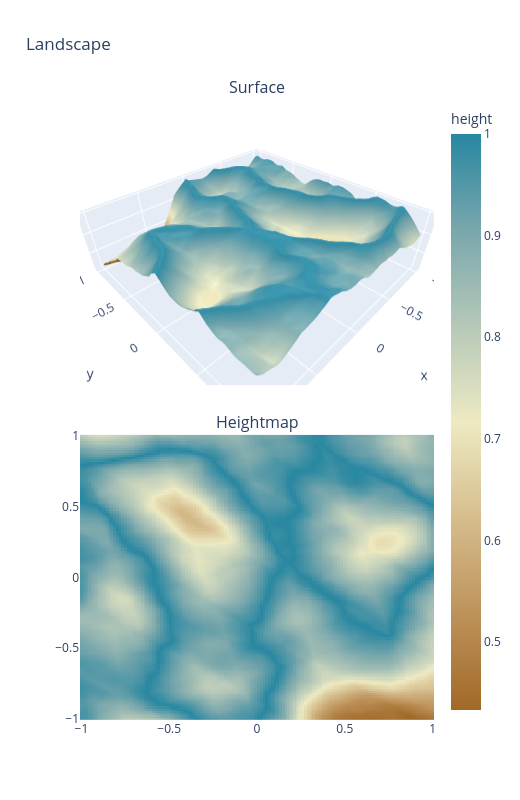

Notebook code cell kept with this figure:
### Code cell
import plotly.graph_objects as go
from plotly.subplots import make_subplots


def evaluate_on_grid(
    model, offset=(0, 0), x_range=(-1, 1), y_range=(-1, 1), resolution=128
):
    x = offset[0] + np.linspace(x_range[0], x_range[1], resolution)
    y = offset[1] + np.linspace(y_range[0], y_range[1], resolution)
    xx, yy = np.meshgrid(x, y)
    grid = np.stack([xx.flatten(), yy.flatten()], axis=-1)

    with torch.no_grad():
        inputs = torch.from_numpy(grid).float()
        raw = model(inputs).detach().cpu().numpy()
        if raw.ndim == 2 and raw.shape[1] == 1:
            raw = raw[:, 0]
        elif raw.ndim != 1:
            raise ValueError(
                f"Model must return one value per grid point, got shape {raw.shape}"
            )
        outputs = raw.reshape(resolution, resolution)

    return x, y, xx, yy, outputs


def plot_landscape(x, y, xx, yy, outputs):
    fig = make_subplots(
        rows=2,
        cols=1,
        specs=[[{"type": "surface"}], [{"type": "heatmap"}]],
        subplot_titles=("Surface", "Heightmap"),
        vertical_spacing=0.08,
    )

    fig.add_trace(
        go.Surface(z=outputs, x=xx, y=yy, colorscale="Earth", showscale=False),
        row=1,
        col=1,
    )
    fig.add_trace(
        go.Heatmap(
            z=outputs, x=x, y=y, colorscale="Earth", colorbar=dict(title="height")
        ),
        row=2,
        col=1,
    )

    fig.update_xaxes(title_text="x", row=1, col=1)
    fig.update_yaxes(title_text="y", row=1, col=1)
    fig.update_scenes(xaxis_title="x", yaxis_title="y", zaxis_title="height")
    fig.update_layout(height=800, width=520, title="Landscape")
    fig.show()


def evaluate_and_plot_landscape(
    model, offset=(0, 0), x_range=(-1, 1), y_range=(-1, 1), resolution=128
):
    x, y, xx, yy, outputs = evaluate_on_grid(
        model, offset, x_range, y_range, resolution
    )
    plot_landscape(x, y, xx, yy, outputs)


evaluate_and_plot_landscape(mountain_noise)

### Figure 1 — Plotly figure (JSON) as saved in the notebook; plotly's stock layout.template omitted (floating-point values rounded to 4 significant figures; data arrays with more than 128 entries replaced by an {"elided": "..."} marker saying what was removed)
{"data": [{"colorscale": [[0, "rgb(161, 105, 40)"], [0.1667, "rgb(189, 146, 90)"], [0.3333, "rgb(214, 189, 141)"], [0.5, "rgb(237, 234, 194)"], [0.6667, "rgb(181, 200, 184)"], [0.8333, "rgb(121, 167, 172)"], [1, "rgb(40, 135, 161)"]], "scene": "scene", "showscale": false, "type": "surface", "x": {"elided": "128x128 float values"}, "y": {"elided": "128x128 float values"}, "z": {"elided": "128x128 float values"}}, {"colorbar": {"title": {"text": "height"}}, "colorscale": [[0, "rgb(161, 105, 40)"], [0.1667, "rgb(189, 146, 90)"], [0.3333, "rgb(214, 189, 141)"], [0.5, "rgb(237, 234, 194)"], [0.6667, "rgb(181, 200, 184)"], [0.8333, "rgb(121, 167, 172)"], [1, "rgb(40, 135, 161)"]], "type": "heatmap", "x": [-1.0, -0.9843, -0.9685, -0.9528, -0.937, -0.9213, -0.9055, -0.8898, -0.874, -0.8583, -0.8425, -0.8268, -0.811, -0.7953, -0.7795, -0.7638, -0.748, -0.7323, -0.7165, -0.7008, -0.685, -0.6693, -0.6535, -0.6378, -0.622, -0.6063, -0.5906, -0.5748, -0.5591, -0.5433, -0.5276, -0.5118, -0.4961, -0.4803, -0.4646, -0.4488, -0.4331, -0.4173, -0.4016, -0.3858, -0.3701, -0.3543, -0.3386, -0.3228, -0.3071, -0.2913, -0.2756, -0.2598, -0.2441, -0.2283, -0.2126, -0.1969, -0.1811, -0.1654, -0.1496, -0.1339, -0.1181, -0.1024, -0.08661, -0.07087, -0.05512, -0.03937, -0.02362, -0.007874, 0.007874, 0.02362, 0.03937, 0.05512, 0.07087, 0.08661, 0.1024, 0.1181, 0.1339, 0.1496, 0.1654, 0.1811, 0.1969, 0.2126, 0.2283, 0.2441, 0.2598, 0.2756, 0.2913, 0.3071, 0.3228, 0.3386, 0.3543, 0.3701, 0.3858, 0.4016, 0.4173, 0.4331, 0.4488, 0.4646, 0.4803, 0.4961, 0.5118, 0.5276, 0.5433, 0.5591, 0.5748, 0.5906, 0.6063, 0.622, 0.6378, 0.6535, 0.6693, 0.685, 0.7008, 0.7165, 0.7323, 0.748, 0.7638, 0.7795, 0.7953, 0.811, 0.8268, 0.8425, 0.8583, 0.874, 0.8898, 0.9055, 0.9213, 0.937, 0.9528, 0.9685, 0.9843, 1.0], "xaxis": "x", "y": [-1.0, -0.9843, -0.9685, -0.9528, -0.937, -0.9213, -0.9055, -0.8898, -0.874, -0.8583, -0.8425, -0.8268, -0.811, -0.7953, -0.7795, -0.7638, -0.748, -0.7323, -0.7165, -0.7008, -0.685, -0.6693, -0.6535, -0.6378, -0.622, -0.6063, -0.5906, -0.5748, -0.5591, -0.5433, -0.5276, -0.5118, -0.4961, -0.4803, -0.4646, -0.4488, -0.4331, -0.4173, -0.4016, -0.3858, -0.3701, -0.3543, -0.3386, -0.3228, -0.3071, -0.2913, -0.2756, -0.2598, -0.2441, -0.2283, -0.2126, -0.1969, -0.1811, -0.1654, -0.1496, -0.1339, -0.1181, -0.1024, -0.08661, -0.07087, -0.05512, -0.03937, -0.02362, -0.007874, 0.007874, 0.02362, 0.03937, 0.05512, 0.07087, 0.08661, 0.1024, 0.1181, 0.1339, 0.1496, 0.1654, 0.1811, 0.1969, 0.2126, 0.2283, 0.2441, 0.2598, 0.2756, 0.2913, 0.3071, 0.3228, 0.3386, 0.3543, 0.3701, 0.3858, 0.4016, 0.4173, 0.4331, 0.4488, 0.4646, 0.4803, 0.4961, 0.5118, 0.5276, 0.5433, 0.5591, 0.5748, 0.5906, 0.6063, 0.622, 0.6378, 0.6535, 0.6693, 0.685, 0.7008, 0.7165, 0.7323, 0.748, 0.7638, 0.7795, 0.7953, 0.811, 0.8268, 0.8425, 0.8583, 0.874, 0.8898, 0.9055, 0.9213, 0.937, 0.9528, 0.9685, 0.9843, 1.0], "yaxis": "y", "z": {"elided": "128x128 float values"}}], "layout": {"annotations": [{"font": {"size": 16}, "showarrow": false, "text": "Surface", "x": 0.5, "xanchor": "center", "xref": "paper", "y": 1, "yanchor": "bottom", "yref": "paper"}, {"font": {"size": 16}, "showarrow": false, "text": "Heightmap", "x": 0.5, "xanchor": "center", "xref": "paper", "y": 0.46, "yanchor": "bottom", "yref": "paper"}], "height": 800, "scene": {"domain": {"x": [0, 1], "y": [0.54, 1]}, "xaxis": {"title": {"text": "x"}}, "yaxis": {"title": {"text": "y"}}, "zaxis": {"title": {"text": "height"}}}, "title": {"text": "Landscape"}, "width": 520, "xaxis": {"anchor": "y", "domain": [0, 1]}, "yaxis": {"anchor": "x", "domain": [0, 0.46]}}}
